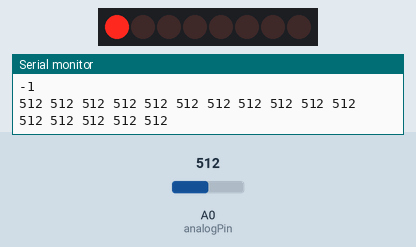
Bench run of a sketch on a simulated Arduino Uno, built with avr-gcc and run on an emulated ATmega328P. On the bench: 8 shift-register outputs drawn as a row of LEDs (first output left, lit = HIGH), the last lines printed to the serial monitor. Wiring (inferred from the names in the program): shift register (74HC595): data pin 4; shift clock pin 3; latch pin 2. Wiring (inferred from the signals the program sends): row of LEDs: on Q0, Q1, Q2, Q3, Q4, Q5, Q6, Q7. Inputs (shaded band) come from the test bench; at power-on: A0 (analogPin) = 512.

Above: at 1.2 s.
1.3 s: A0 (analogPin) set to 105
2.9 s: A0 (analogPin) set to 94
5.9 s: A0 (analogPin) set to 6
At 5.92 s:
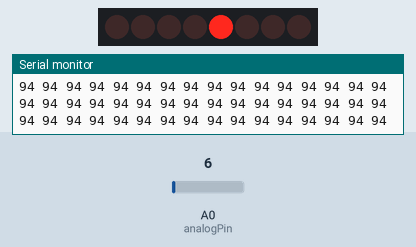
At 6.57 s:
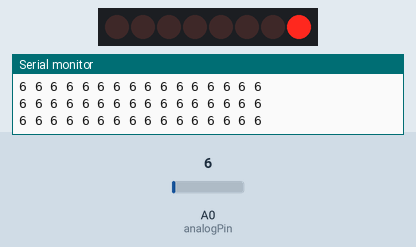
8.9 s: A0 (analogPin) set to 26
10.8 s: A0 (analogPin) set to 1023
Timing chart, 0 to 13.5 s (numbered marks = the images above; inputs shaded):
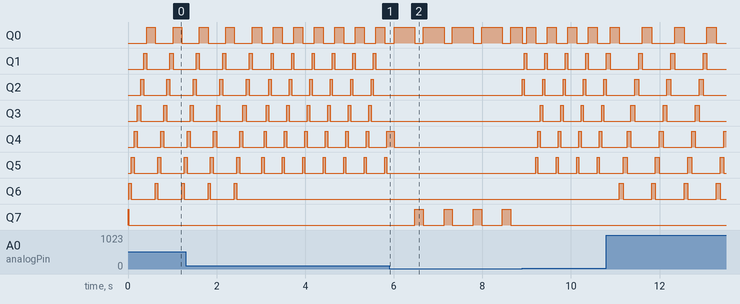

The sketch:

DAQ.ino
```cpp
const int s0 =8;
const int s1 =9;
const int s2 =10;
const int s3 =11;

const int analogPin = A0;

int latch = 2;
int clock = 3;
int data = 4;
int j;
int sink = -1;
void setup() {

  pinMode(s0, OUTPUT);
  pinMode(s1, OUTPUT);
  pinMode(s2, OUTPUT);
  pinMode(s3, OUTPUT);

  pinMode(latch,OUTPUT);
  pinMode(clock,OUTPUT);
  pinMode(data,OUTPUT);

  Serial.begin(9600);
  // put your setup code here, to run once:

}

void loop() {
  for (j=0;j<8;j++)
  {
    digitalWrite(latch,LOW);
    shiftOut(data,clock,LSBFIRST,1<<j);
    digitalWrite(latch,HIGH);
    for(int i = 0; i < 16; i ++){
  delay(1);
  Serial.print(readMux(i));
  Serial.print(" ");

  }
  Serial.println(" ");
  }
  Serial.println(-1);
  delay(100);

}
  int readMux(int channel)  {
  int controlPin[] = {s0, s1, s2, s3};
  int muxChannel[16][4]={ {0,0,0,0},
  {1,0,0,0}, //channel 1
  {0,1,0,0}, //channel 2
  {1,1,0,0}, //channel 3
  {0,0,1,0}, //channel 4
  {1,0,1,0}, //channel 5
  {0,1,1,0}, //channel 6
  {1,1,1,0}, //channel 7
  {0,0,0,1}, //channel 8
  {1,0,0,1}, //channel 9
  {0,1,0,1}, //channel 10
  {1,1,0,1}, //channel 11
  {0,0,1,1}, //channel 12
  {1,0,1,1}, //channel 13
  {0,1,1,1}, //channel 14
  {1,1,1,1} //channel 15
  };
  //loop through the 4 sig
  for(int i = 0; i < 4; i ++){
    digitalWrite(controlPin[i], muxChannel[channel][i]);
    }
    //read the value at the SIG pin
    int val = analogRead(analogPin); //return the value
    return val;

  }
  // put your main code here, to run repeatedly:
```
